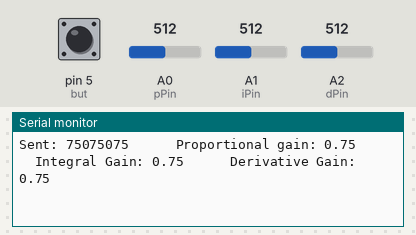
A sketch run on a simulated Arduino Uno, built with avr-gcc and run on an emulated ATmega328P. Parts: the last lines printed to the serial monitor. The test bench sets the inputs (shaded band); at power-on: A2 (dPin) = 512, pin 5 (but) LOW, A0 (pPin) = 512, A1 (iPin) = 512. No radio packets arrive unless stated.

Above: at 1.2 s.
1.3 s: A2 (dPin) set to 668
At 2.1 s:
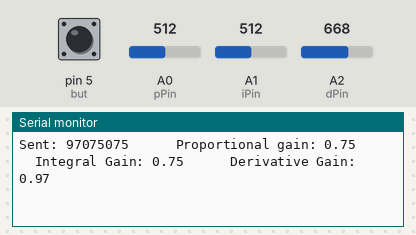
4.3 s: A2 (dPin) set to 692
At 5.4 s:
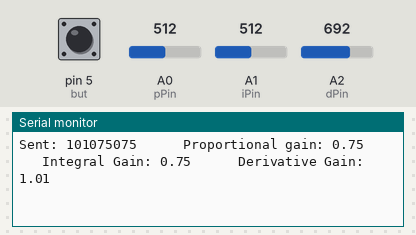
Timing chart, 0 to 7.3 s (numbered marks = the images above; inputs shaded):
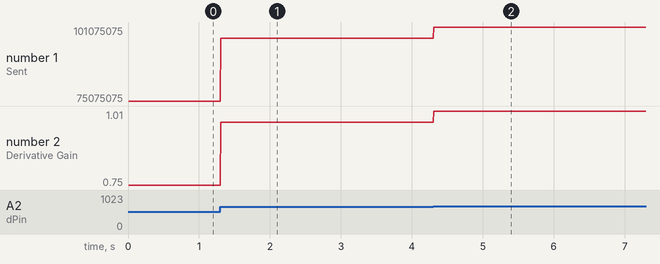

The sketch:

Uno_PID_Tuning.ino
```cpp
// 5 = button
// 5v = button
// 10k = ground (button)
// A1, A2, A3 (potentiometers)
//999 code indicates quadcopter shutdown

//pins for tuning potentiometers
int pPin = 0;
int iPin = 1;
int dPin = 2;

//these longs store the gain send values
long pSend = 0;
long iSend = 0;
long dSend = 0;

//these longs store input values
long kP = 0;
long kI = 0;
long kD = 0;

//define LED pin
int ledPin = 2;

//emergency stop button
int but = 5;
int state = 0;

//radio libraries
#include <SPI.h>
#include <nRF24L01.h>
#include <RF24.h>

//define pins for the radio
#define CE_PIN 9
#define CSN_PIN 10

//define the transmit pipe
const uint64_t pipe = 0xE8E8F0F0E1LL;

//initialize a radio object
RF24 radio(CE_PIN, CSN_PIN);

void setup() {
  //to initialize part of the radio
  radio.begin();
  radio.openWritingPipe(pipe);

  //begin serial communication (for debugging)
  Serial.begin(115200);

  //set the button as an input
  pinMode(but, INPUT);

  //make sure the LED is off
  digitalWrite(ledPin, LOW);
}

void loop() {

  long deg = 0;

  //check button state
  state = digitalRead(but);

  //read the values from all tuning potentiometers
  kP = analogRead(pPin);
  kI = analogRead(iPin);
  kD = analogRead(dPin);

  //map each value from 0 to 150
  pSend = map(kP, 0, 1023, 0, 150);
  iSend = map(kI, 0, 1023, 0, 150);
  dSend = map(kD, 0, 1023, 0, 150);

  //increase each gain by a certain factor to pack for sending
  iSend *= 1000;
  dSend *= 1000000;

  //add signals together
  deg = deg + pSend + iSend + dSend;

  //if the emergency stop button is clicked...
  if(state == HIGH) {

    //send stop command
    deg = 999;

    //light the LED indicating the button is pressed
    digitalWrite(ledPin, HIGH);
  }
  else {

    //turn the indicator LED off
    digitalWrite(ledPin,LOW);
   }

  //send signal to the quad
  radio.write( &deg, sizeof(deg));

  //print signal values for debug
  Serial.print("Sent: ");
  Serial.print(deg);
  Serial.print("      Proportional gain: ");
  Serial.print((double)pSend / 100);
  Serial.print("      Integral Gain: ");
  Serial.print((double)iSend / 100000);
  Serial.print("      Derivative Gain: ");
  Serial.println((double)dSend / 100000000);


}
```

Measured:
- after the input at 1.3 s, the serial monitor: prints a new line at once (image 1)
- after the input at 4.3 s, the serial monitor: prints a new line at once (image 2)
- plotted number 1: 75075075 → 97075075 after the input at 1.3 s, 97075075 → 101075075 after the input at 4.3 s
- plotted number 2: 0.75 → 0.97 after the input at 1.3 s, 0.97 → 1.01 after the input at 4.3 s
